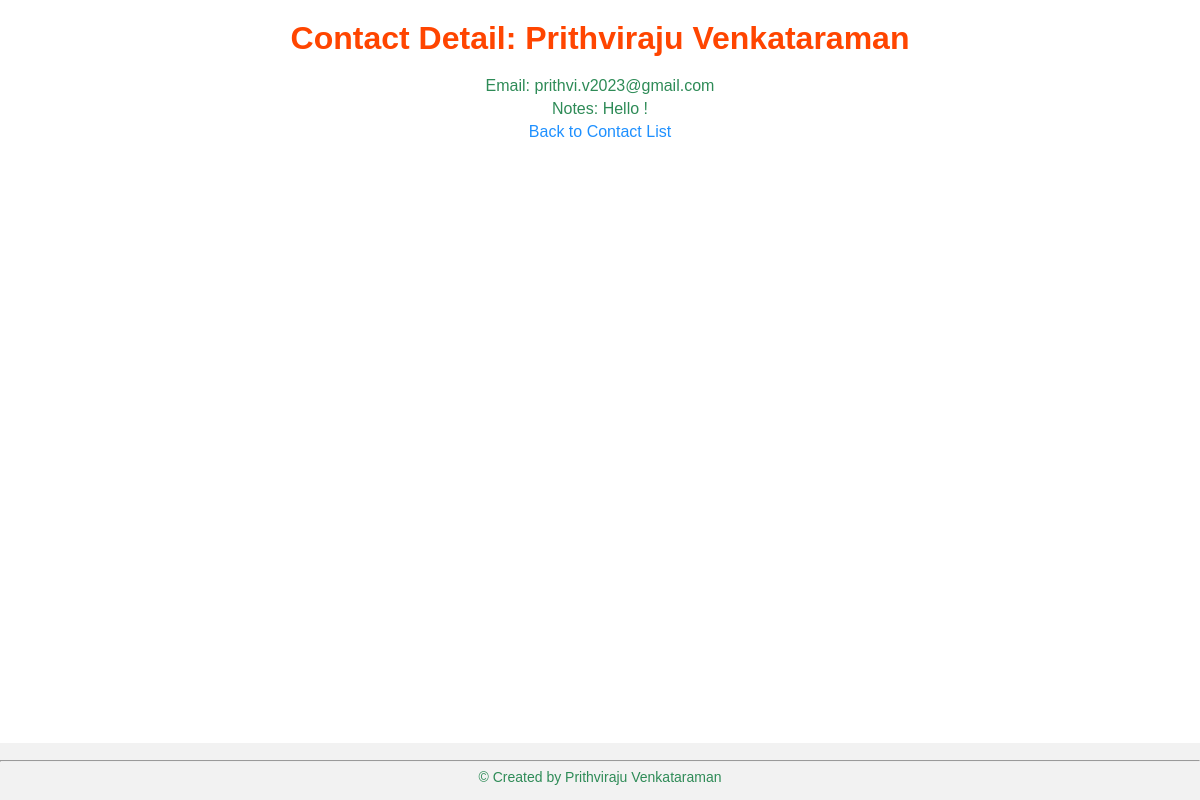
The page /contact/17/ on the database its author committed.
### contacts/models.py (models this page shows, shortened)
class Contact(models.Model):
    name = models.CharField(max_length=255, unique=True)
    email = models.EmailField(unique=True)
    notes = models.TextField(blank=True)
    created_at = models.DateTimeField(auto_now_add=True)

### contacts/views.py (the view)
# urls.py: path('contact/<int:pk>/', views.ContactDetail.as_view(), name='contact_detail'),
class ContactDetail(View):
    def get(self, request, pk):
        contact = Contact.objects.get(pk=pk)
        return render(request, 'contacts/contact_detail.html', {'contact': contact})

### contacts/templates/contacts/contact_detail.html (shortened to what this page needs)
<!DOCTYPE html>
<html>
<head>
</head>
<body>
    <h1>Contact Detail: {{ contact.name }}</h1>
    <p>Email: {{ contact.email }}</p>
    <p>Notes: {{ contact.notes }}</p>
    <a href="{% url 'contact_management' %}">Back to Contact List</a>
    <div class="footer">
        <hr>
        <p>&#169; Created by Prithviraju Venkataraman</p>
    </div>
</body>
</html>

### contacts/templates/contacts/contact_detail.html (style rules this page uses)
body { background-color: #ffffff; color: #333333; font-family: Arial, sans-serif; margin: 0; padding: 0; text-align: center; }
h1 { color: #ff4500; margin: 20px 0; }
p { color: #2e8b57; margin: 5px 0; }
a { color: #1e90ff; text-decoration: none; }
.footer { text-align: center; margin-top: 20px; font-size: 14px; position: absolute; bottom: 0; width: 100%; background: #f2f2f2; padding: 10px 0; }

### rows shown on the page
Contact: name "Prithviraju Venkataraman", email "prithvi.v2023@gmail.com", notes "Hello !"
